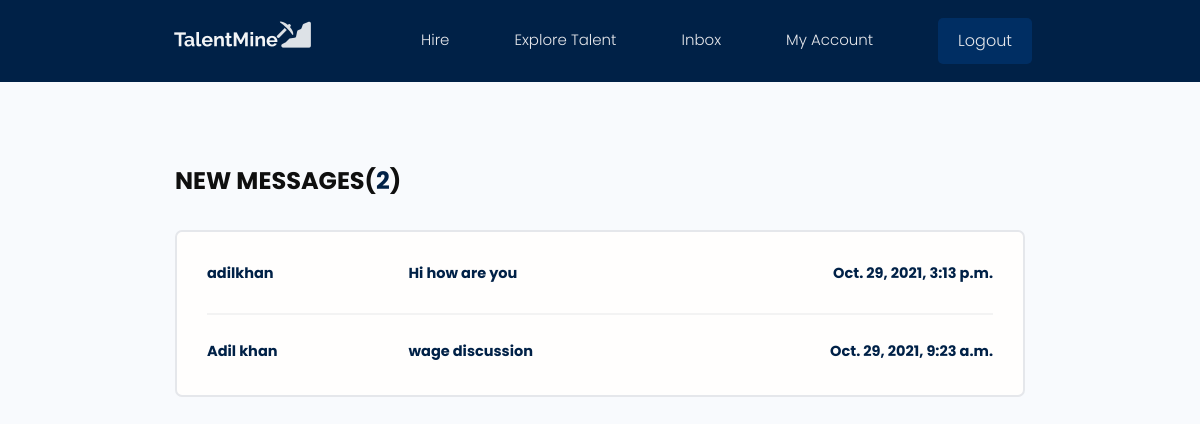
/users/inbox/ (signed in), run on the app's committed database.
### users/models.py (models this page shows, shortened)
class Message(models.Model):
    sender = models.ForeignKey(Profile,on_delete=models.SET_NULL,null=True,blank=True)
    recipient = models.ForeignKey(Profile,on_delete=models.SET_NULL,null=True,blank=True,related_name="messages")
    name = models.CharField(max_length=200,null=True,blank=True)
    email = models.EmailField(max_length=200,null=True,blank=True)
    subject = models.CharField(max_length=600,null=True,blank=True)
    body = models.TextField()
    is_read = models.BooleanField(default=False,null=True)
    created = models.DateTimeField(auto_now_add=True)
    id = models.UUIDField(default = uuid.uuid4, unique=True,primary_key=True,editable=False)
    class Meta:
        ordering = ['is_read','-created']

### users/views.py (the view)
# urls.py: path('inbox/',views.inbox,name="inbox"),
@login_required(login_url="login")
def inbox(request):
    profile = request.user.profile
    messageRequests = profile.messages.all()
    unreadCount = messageRequests.filter(is_read=False).count()
    context = {'messageRequests':messageRequests,'unreadCount':unreadCount}
    return render(request,'users/inbox.html',context)

### users/templates/users/inbox.html
{%extends 'main.html'%}
{%block content%}
  <main class="inbox my-xl">
    <div class="content-box">
      <h3 class="inbox__title">New Messages(<span>{{unreadCount}}</span>)</h3>
      <ul class="messages">
         {%for message in messageRequests%}
         {%if message.is_read == False%}
            <li class="message message--unread">
            {%else%}
            <li class='message' >
         {%endif%}
          <a href="{%url 'view' message.id%}">
            <span class="message__author">{{message.name}}</span>
            <span class="message__subject">{{message.subject}}</span>
            <span class="message__date">{{message.created}}</span>
          </a>
        </li>
        {%endfor%}
      </ul>
    </div>
  </main>
{%endblock%}

### static/styles/app.css (style rules this page uses)
:root { --color-sub: #2d2d3; }
.content-box { width: 95%; max-width: 85rem; margin: 0 auto; }
.inbox { height: 90vh; }
.inbox__title, .inbox__title span { font-size: 2.4rem; font-weight: 700; color: var(--color-sub); text-transform: uppercase; text-align: left; margin-bottom: 3rem; }
.inbox__title span { color: var(--color-main); }
.messages { list-style: none; background: var(--color-white); padding: 0.5rem 3rem; border: 2px solid var(--color-light); border-radius: 0.7rem; }
.message { padding: 2.5rem 0; }
.message > a span { font-size: 1.45rem; font-weight: 500; }
.message.message--unread a span { font-weight: 700; color: var(--color-sub); }
.message:not(:last-child) { border-bottom: 2px solid var(--color-white-light); }
.message > a { display: flex; gap: 1rem; }
.message__author, .message__date { flex-basis: 25%; }
.message__subject { flex-basis: 50%; }
.message__date { text-align: right; }

### static/uikit/styles/modules/_variables.css (style rules this page uses)
:root { --color-main: #002147; --color-main-light: #e6faff; --color-sub: #002e63; --color-sub-light: #002e63; --color-sub-lighter: #e1e1f7; --color-text: rgb(15, 15, 15); --color-gray: #8b8b8b; --color-light: #e5e7eb; --color-light-gray: #767676; --color-bg: #f8fafd; --color-white: #fffefd; --color-white-light: #f3f3f3; --color-success: #359e64; --color-success-bg: #def8e8; --color-error: #fc4b0b; --color-error-bg: #fff2ee; --font-base: 'Poppins', arial, helvetica, 'Segoe UI', roboto, ubuntu, sans-serif; --font-monospace: 'Fira Code', 'Courier New', courier, monospace; --font-regular: 300; --font-medium: 500; --font-bold: 700; --generic-shadow: 1px 1px 5px #00000010; --generic-transition: all 0.3s ease-in-out; }

### static/uikit/styles/modules/_base.css (style rules this page uses)
* { margin: 0; padding: 0; box-sizing: border-box; text-rendering: optimizeLegibility; color: inherit; font-size: inherit; }
html { font-size: 50%; }
@media only screen and (min-width: 480px) { html { font-size: 56.25%; } }
@media only screen and (min-width: 1200px) { html { font-size: 62.5%; } }
body { line-height: 1.6; font-weight: 400; font-size: 1.5rem; color: var(--color-text); background-color: var(--color-bg); min-height: 100vh; }

### static/uikit/styles/modules/_typography.css (style rules this page uses)
* { font-family: var(--font-base); }
h3 { font-size: 3.2rem; font-weight: var(--font-medium); }
p, span, strong { font-size: 1.6rem; color: var(--color-text); font-weight: var(--font-regular); }
a { padding-bottom: 2px; text-decoration: none; display: inline-block; color: var(--color-main); font-weight: var(--font-medium); }

### static/uikit/styles/modules/_utilities.css (style rules this page uses)
.my-xl { margin: 8rem auto; }

### data on the page
Message: name "adilkhan", subject "Hi how are you", created "Oct. 29, 2021, 3:13 p.m."
Message: name "Adil khan", subject "wage discussion", created "Oct. 29, 2021, 9:23 a.m."

### other printed values
{{ unreadCount }} "2"
